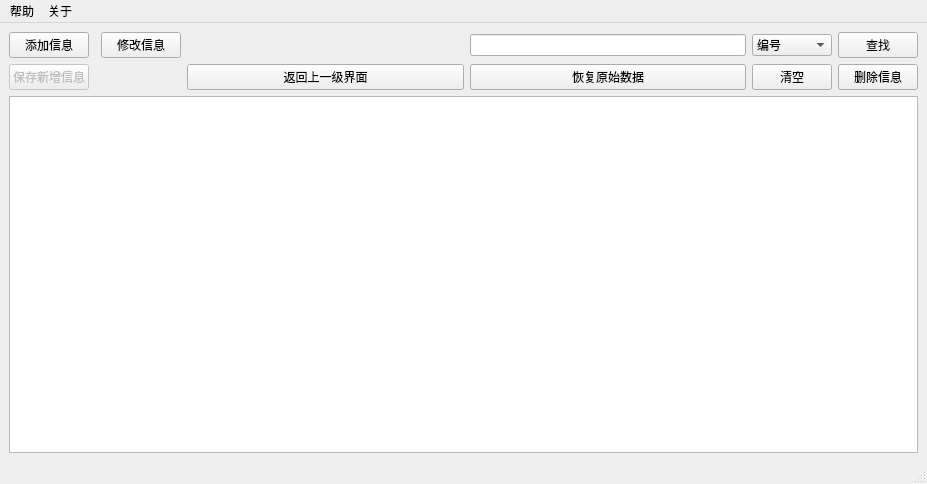
<?xml version="1.0" encoding="UTF-8"?>
<ui version="4.0">
 <class>ShowMyData</class>
 <widget class="QMainWindow" name="ShowMyData">
  <property name="geometry">
   <rect>
    <x>0</x>
    <y>0</y>
    <width>927</width>
    <height>484</height>
   </rect>
  </property>
  <property name="windowTitle">
   <string>MainWindow</string>
  </property>
  <widget class="QWidget" name="centralwidget">
   <layout class="QVBoxLayout" name="verticalLayout">
    <item>
     <layout class="QGridLayout" name="gridLayout">
      <item row="1" column="5">
       <widget class="QComboBox" name="comboBox">
        <item>
         <property name="text">
          <string>编号</string>
         </property>
        </item>
        <item>
         <property name="text">
          <string>姓名</string>
         </property>
        </item>
        <item>
         <property name="text">
          <string>性别</string>
         </property>
        </item>
        <item>
         <property name="text">
          <string>年龄</string>
         </property>
        </item>
       </widget>
      </item>
      <item row="1" column="3">
       <spacer name="horizontalSpacer">
        <property name="orientation">
         <enum>Qt::Horizontal</enum>
        </property>
        <property name="sizeHint" stdset="0">
         <size>
          <width>40</width>
          <height>20</height>
         </size>
        </property>
       </spacer>
      </item>
      <item row="2" column="4">
       <widget class="QPushButton" name="pushButton_data">
        <property name="text">
         <string>恢复原始数据</string>
        </property>
       </widget>
      </item>
      <item row="2" column="0">
       <widget class="QPushButton" name="pushButton_save">
        <property name="enabled">
         <bool>false</bool>
        </property>
        <property name="text">
         <string>保存新增信息</string>
        </property>
       </widget>
      </item>
      <item row="1" column="2">
       <widget class="QPushButton" name="pushButton_updata">
        <property name="text">
         <string>修改信息</string>
        </property>
       </widget>
      </item>
      <item row="1" column="6">
       <widget class="QPushButton" name="pushButton_find">
        <property name="text">
         <string>查找</string>
        </property>
       </widget>
      </item>
      <item row="1" column="4">
       <widget class="QLineEdit" name="lineEdit"/>
      </item>
      <item row="3" column="0" colspan="7">
       <widget class="QTableWidget" name="tableWidget"/>
      </item>
      <item row="1" column="0">
       <widget class="QPushButton" name="pushButton_add">
        <property name="text">
         <string>添加信息</string>
        </property>
       </widget>
      </item>
      <item row="2" column="3">
       <widget class="QPushButton" name="pushButton_back">
        <property name="text">
         <string>返回上一级界面</string>
        </property>
       </widget>
      </item>
      <item row="2" column="6">
       <widget class="QPushButton" name="pushButton_del">
        <property name="text">
         <string>删除信息</string>
        </property>
       </widget>
      </item>
      <item row="2" column="5">
       <widget class="QPushButton" name="pushButton_clear">
        <property name="text">
         <string>清空</string>
        </property>
       </widget>
      </item>
     </layout>
    </item>
   </layout>
  </widget>
  <widget class="QMenuBar" name="menubar">
   <property name="geometry">
    <rect>
     <x>0</x>
     <y>0</y>
     <width>927</width>
     <height>23</height>
    </rect>
   </property>
   <widget class="QMenu" name="menu">
    <property name="title">
     <string>帮助</string>
    </property>
    <addaction name="actionHELP"/>
   </widget>
   <widget class="QMenu" name="menu_2">
    <property name="title">
     <string>关于</string>
    </property>
    <addaction name="actionAbout"/>
   </widget>
   <addaction name="menu"/>
   <addaction name="menu_2"/>
  </widget>
  <widget class="QStatusBar" name="statusbar"/>
  <action name="actionAbout">
   <property name="text">
    <string>About</string>
   </property>
  </action>
  <action name="actionHELP">
   <property name="text">
    <string>HELP</string>
   </property>
  </action>
 </widget>
 <resources/>
 <connections/>
</ui>
